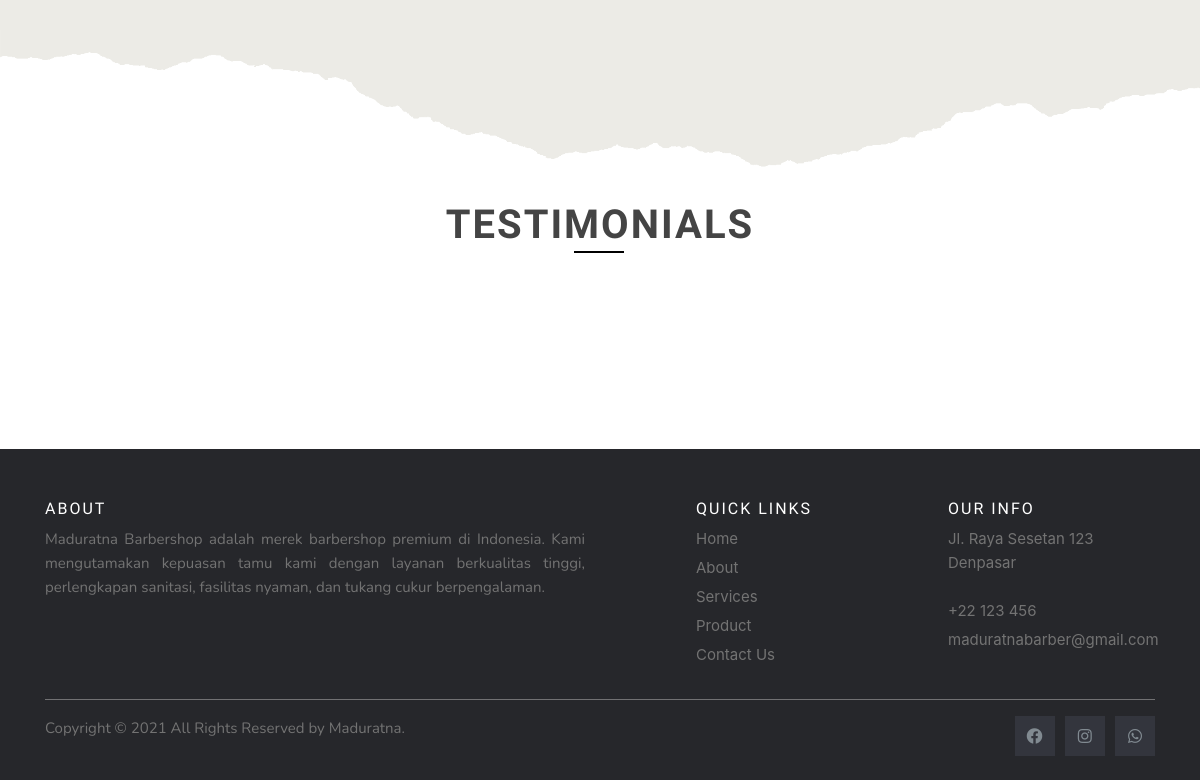
The page /service.php (lower part) on the database as committed earlier.
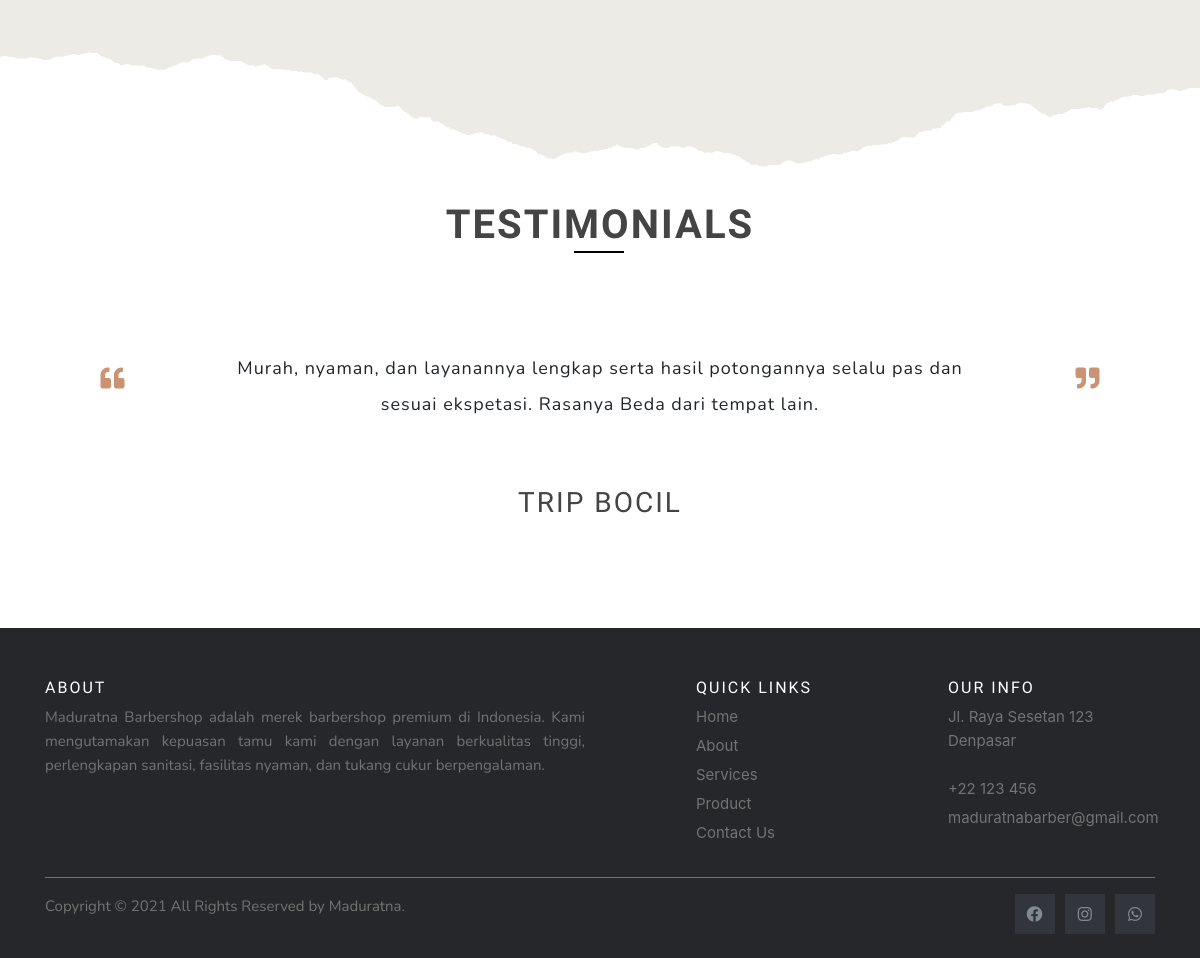
The same page on the database as committed later.
### tables this page shows
CREATE TABLE `tb_pesan` (
  `id_pesan` int(11) NOT NULL,
  `nama` varchar(50) NOT NULL,
  `email` varchar(50) NOT NULL,
  `pesan` text NOT NULL,
  `status` int(11) NOT NULL
);

### service.php (the view, shortened to what this page needs)
<?php
    require_once "config/conn.php";
    $query = mysqli_query($conn, "SELECT * FROM tb_pesan WHERE status=1 ORDER BY id_pesan ASC LIMIT 1 ");
?>
<!doctype html>
<html lang="en">
  <head>
    <link href="https://unpkg.com/aos@2.3.1/dist/aos.css" rel="stylesheet">
    <link rel="stylesheet" href="https://pro.fontawesome.com/releases/v5.10.0/css/all.css"/>
    <link rel="stylesheet" href="https://maxcdn.bootstrapcdn.com/bootstrap/4.0.0/css/bootstrap.min.css">
    <link rel="stylesheet" href="css/style.css?v=<?= time() ?>">
    <link rel="stylesheet" href="css/service.css?v=<?= time() ?>">
</head>
<body>
    <div class="bg-staff pb-5">
        <img src="img/ripped/3.png" class="img-fluid" alt="">
        <div class="container">
            <div class="row">
                <div class="col-12">
                    <div class="title-text text-center mb-5" data-aos="fade-up">
                        <h1>TESTIMONIALS</h1>
                    </div>
                </div>
                <div id="carouselExampleControls" class="carousel slide mt-5" data-ride="carousel" data-aos="fade-up">
                    <div class="carousel-inner">
                      <?php foreach ($query as $row) : ?>
                      <div class="carousel-item active">
                          <div class="text-carousel">
                            <div class="row">
                            <div class="col-2">
                                <div class="icon-testi text-center mt-3">
                                    <i class="fas fa-quote-left"></i>
                                </div>
                            </div>
                            <div class="col-8">
                                <div class="text-testi text-center">
                                    <p><?= $row['pesan'] ?></p>
                                </div>
                            </div>
                            <div class="col-2">
                                <div class="icon-testi text-center mt-3">
                                    <i class="fas fa-quote-right"></i>
                                </div>
                            </div>
                            <div class="col-12">
                                <div class="name-testi text-center mt-5">
                                    <h3 class="text-uppercase"><?= $row['nama'] ?></h3>
                                </div>
                            </div>
                                </div>
                            </div>
                      </div>
                      <?php endforeach; ?>
                    </div>
                </div>
             </div>
        </div>
    </div>
    <footer class="site-footer">
        <div class="container">
          <div class="row">
            <div class="col-sm-12 col-md-6">
              <h6>About</h6>
              <p class="text-justify">Maduratna Barbershop adalah merek barbershop premium di Indonesia. Kami mengutamakan kepuasan tamu kami dengan layanan berkualitas tinggi, perlengkapan sanitasi, fasilitas nyaman, dan tukang cukur berpengalaman.</p>
            </div>
            <div class="col-xs-6 col-md-3 ml-lg-5 pl-lg-5">
                <h6>Quick Links</h6>
                <ul class="footer-links">
                  <li><a href="index.php">Home</a></li>
                  <li><a href="about.php">About</a></li>
                  <li><a href="service.php">Services</a></li>
                  <li><a href="product.php">Product</a></li>
                  <li><a href="contact.php">Contact Us</a></li>
                </ul>
              </div>
            <div class="col-xs-6 col-md-2">
              <h6>Our Info</h6>
              <ul class="footer-links">
                <li><a href="">Jl. Raya Sesetan 123 Denpasar</a></li>
                <li class="mt-4"><a href="">+22 123 456</a></li>
                <li><a href="">maduratnabarber@gmail.com</a></li>
              </ul>
            </div>
          </div>
          <hr>
        </div>
        <div class="container">
          <div class="row">
            <div class="col-md-8 col-sm-6 col-xs-12">
              <p class="copyright-text">Copyright &copy; 2021 All Rights Reserved by
           <a href="#">Maduratna</a>.
              </p>
            </div>
            <div class="col-md-4 col-sm-6 col-xs-12">
            <ul class="social-icons">
                <li><a class="facebook" href="https://facebook.com/"><i class="fab fa-facebook"></i></a></li>
                <li><a class="twitter" href="https://api.instagram.com/"><i class="fab fa-instagram"></i></a></li>
                <li><a class="dribbble" href="https://api.whatsapp.com/send?phone=6281932273428"><i class="fab fa-whatsapp"></i></a></li>
              </ul>
            </div>
          </div>
        </div>
    </footer>
</body>
</html>

Rows that differ between the two databases and show on the page:
now on this page (row edited): tb_pesan: pesan "Murah, nyaman, dan layanannya lengkap serta hasil potongannya selalu pas dan sesuai ekspetasi. Rasanya Beda dari tempat lain.", nama "TRIP BOCIL"
